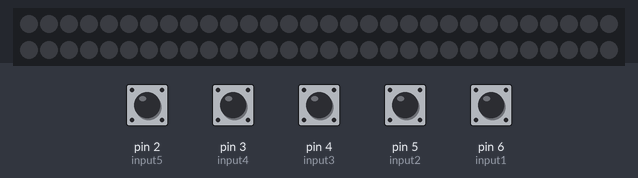
The sketch below on a simulated Arduino Uno, built with avr-gcc and run on an emulated ATmega328P. Parts: 60 RGB LEDs in strip order, left to right, continuing on the next row. The inputs (shaded band) are chosen by the test bench; at power-on: pin 2 (input5), pin 3 (input4), pin 4 (input3), pin 5 (input2), pin 6 (input1) HIGH. Dim RGB values are drawn brighter than linear.

Above: at 1.2 s.
1.3 s: pin 2 (input5) pulled LOW for 0.15 s
At 1.43 s:
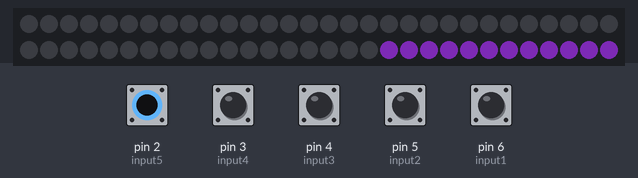
2.9 s: pin 3 (input4) pulled LOW for 0.15 s
At 3.03 s:
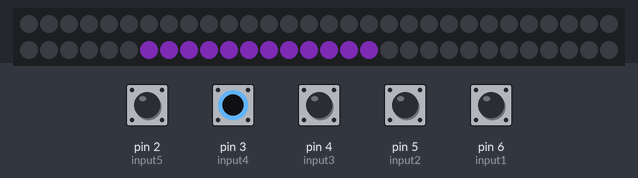
4.5 s: pin 4 (input3) pulled LOW for 0.15 s
At 4.63 s:
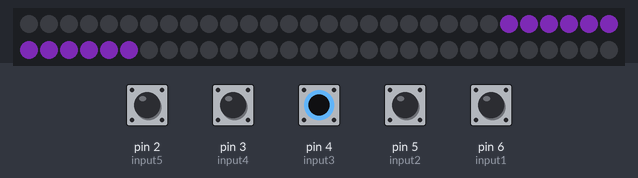
6.1 s: pin 5 (input2) pulled LOW for 0.15 s
At 6.23 s:
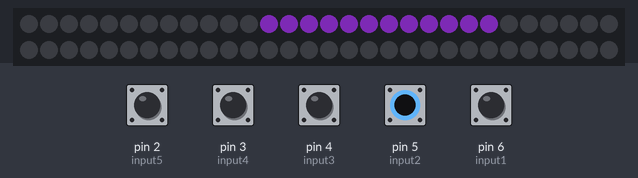
7.7 s: pin 6 (input1) pulled LOW for 0.15 s
At 7.84 s:
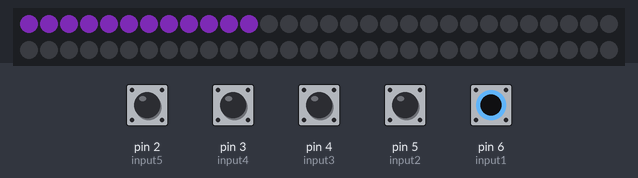
9.3 s: pin 2 (input5) driven LOW and pin 3 (input4) driven LOW and pin 4 (input3) driven LOW and pin 5 (input2) driven LOW and pin 6 (input1) driven LOW
At 10.1 s:
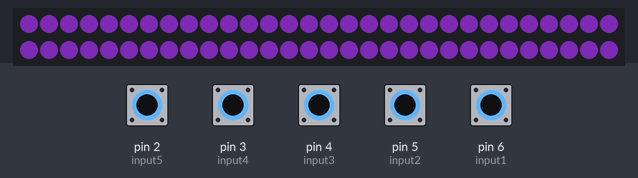
Timing chart, 0 to 11.8 s (numbered marks = the images above; inputs shaded):
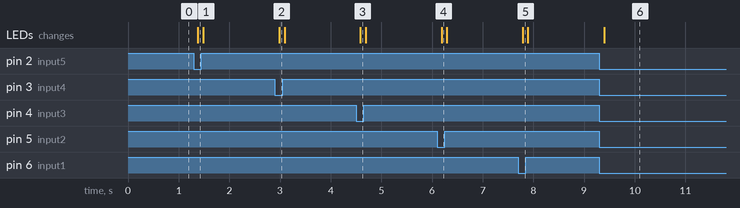

The sketch:

Chairman_s_board.ino
```cpp
#include <Adafruit_NeoPixel.h>
#ifdef __AVR__
 #include <avr/power.h> // Required for 16 MHz Adafruit Trinket
#endif


int input1 = 6,
    input2 = 5,
    input3 = 4,
    input4 = 3,
    input5 = 2;

#define LED_PIN    8
#define LED_COUNT 60
Adafruit_NeoPixel strip(LED_COUNT, LED_PIN, NEO_GRB + NEO_KHZ800);

const uint32_t purple = strip.Color(112,40,163);
const uint32_t off = strip.Color(0,0,0);

void setup() {
  #if defined(__AVR_ATtiny85__) && (F_CPU == 16000000)
    clock_prescale_set(clock_div_1);
  #endif

  Serial.begin(9600);
  pinMode(input1, INPUT_PULLUP);
  pinMode(input2, INPUT_PULLUP);
  pinMode(input3, INPUT_PULLUP);
  pinMode(input4, INPUT_PULLUP);
  pinMode(input5, INPUT_PULLUP);

  strip.begin();
  strip.setBrightness(100);
}

void loop() {
  // put your main code here, to run repeatedly:
  delay(100);
  bool button1 = !digitalRead(input1);
  bool button2 = !digitalRead(input2);
  bool button3 = !digitalRead(input3);
  bool button4 = !digitalRead(input4);
  bool button5 = !digitalRead(input5);

  accomplishments(button1);
  fostering(button2);
  future_goals(button3);
  opportunities(button4);
  community_outreach(button5);
}

void accomplishments(bool on) {
  uint32_t color;
  if(on) {
    color = purple;
  } else {
    color = off;
  }

  set_color(color, 0, 12);
}

void future_goals(bool on) {
  uint32_t color;
  if(on) {
    color = purple;
  } else {
    color = off;
  }

  set_color(color, 24, 12);
}

void opportunities(bool on) {
  uint32_t color;
  if(on) {
    color = purple;
  } else {
    color = off;
  }

  set_color(color, 36, 12);
}

void community_outreach(bool on) {
  uint32_t color;
  if(on) {
    color = purple;
  } else {
    color = off;
  }

  set_color(color, 48, 12);
}

void fostering(bool on) {
  uint32_t color;
  if(on) {
    color = purple;
  } else {
    color = off;
  }

  set_color(color, 12, 12);
}

void set_color(uint32_t color, int starting_led_number, int led_count) {
  for(int i = starting_led_number; i < starting_led_number + led_count; i++) {
    strip.setPixelColor(i, color);
  }
  strip.show();
}
```

Measured:
- after the input at 1.3 s, the LEDs: change after 0.08 s (image 1)
- after the input at 2.9 s, the LEDs: change after 0.08 s (image 2)
- after the input at 4.5 s, the LEDs: change after 0.08 s (image 3)
- after the input at 6.1 s, the LEDs: change after 0.09 s (image 4)
- after the input at 7.7 s, the LEDs: change after 0.09 s (image 5)
- after the input at 9.3 s, the LEDs: change after 0.09 s (image 6)
